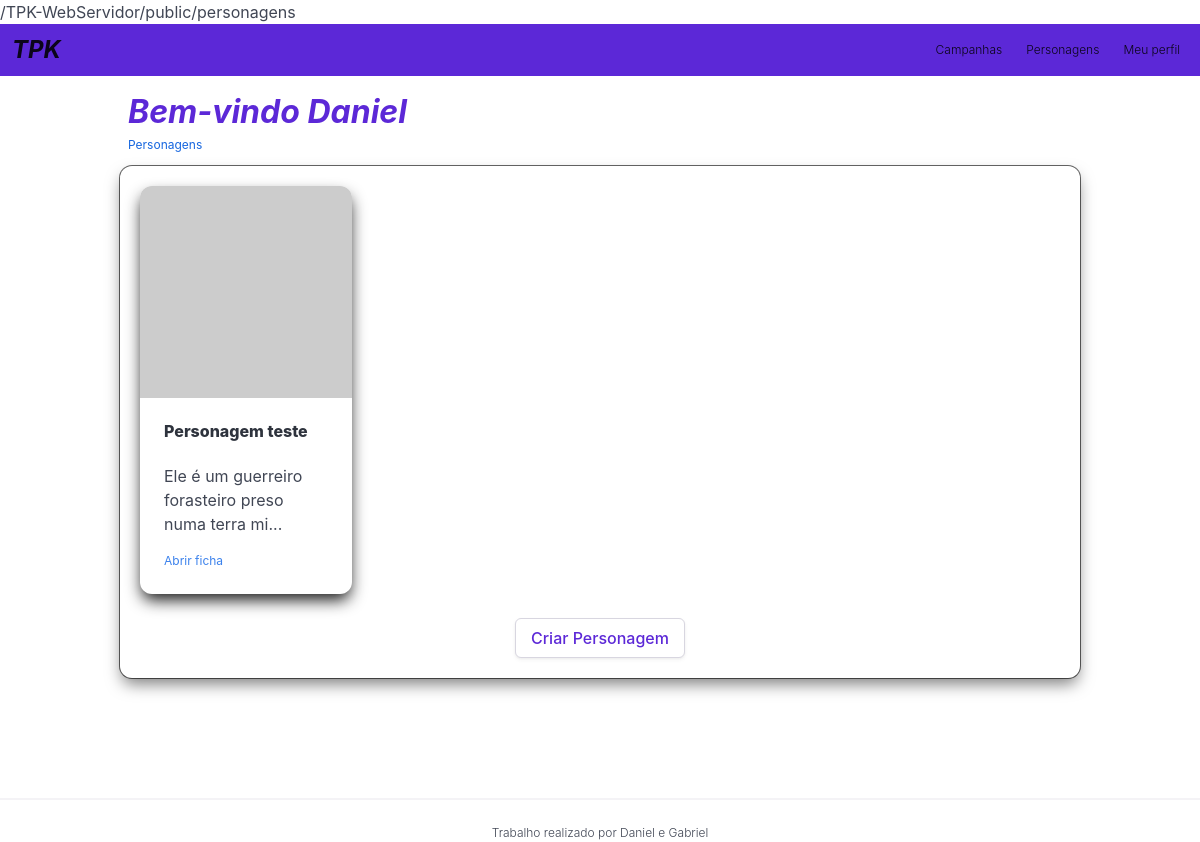
The page /public/personagens (signed in) on the database its author committed.
### tables this page shows
CREATE TABLE `personagem` (
  `id` int(11) NOT NULL,
  `nome` varchar(100) DEFAULT NULL,
  `classe` varchar(100) DEFAULT NULL,
  `subclasse` varchar(100) DEFAULT NULL,
  `historia` varchar(100) DEFAULT NULL,
  `level` int(11) DEFAULT NULL,
  `forca` int(11) DEFAULT NULL,
  `destreza` int(11) DEFAULT NULL,
  `constituicao` int(11) DEFAULT NULL,
  `inteligencia` int(11) DEFAULT NULL,
  `sabedoria` int(11) DEFAULT NULL,
  `carisma` int(11) DEFAULT NULL,
  `vida` int(11) DEFAULT NULL,
  `armadura` int(11) DEFAULT NULL,
  `velocidade` varchar(20) DEFAULT NULL,
  `usuario_id` int(11) DEFAULT NULL,
  `campanha_id` int(11) DEFAULT NULL
);

### src/Controllers/controllerPersonagens.php (called while the page is built, shortened)
<?php
$usuario = $_SESSION['infoUser'];
try {
    $bd = Conexao::get();
    $query = $bd->prepare("
        SELECT *
        FROM personagem
        WHERE usuario_id = :usuario_id
    ");
    $query->bindValue(':usuario_id', $usuario['id']);
    $query->execute();
    $personagens = $query->fetchAll(PDO::FETCH_ASSOC);
} catch (PDOException $e) {
    die("Erro no banco: " . $e->getMessage());
}
include __DIR__ . "/../../resources/Templates/header.php";
include __DIR__ . "/../../resources/Views/viewPersonagens.php";
include __DIR__ . "/../../resources/Templates/footer.php";

### resources/Templates/cardPersonagem.php (the view)
<?php
$cardData = array(
    'nome'=> $personagem['nome'],
    'descricao'=> $personagem['historia'],
);
?>
<div class="card">
    <div class="card-image">
        <figure class="image is-1by1">
            <img src="https://placehold.co/300x300" alt="Imagem personagem"/>
        </figure>
    </div>
    <div class="card-content">
        <div class="media">
            <div class="media-content">
                <p class="title is-6"><?= $cardData['nome'] ?></p>
            </div>
        </div>
        <div class="content">
            <?php
                $texto = $cardData['descricao'];
            ?>
            <p><?= strlen($texto) > 50 ? substr($texto, 0, 50) . '...' : $texto ?></p>
            <a href="<?= BASE_URL ?>/ficha?idP=<?= $personagem['id'] ?>"
               class="is-size-7">
                Abrir ficha
            </a>
        </div>
    </div>
</div>

### resources/Views/viewPersonagens.php
<section class="container">
    <div class="container">
        <div class="is-primary">
            <h1 class="is-size-3 is-italic has-text-weight-bold has-text-primary mt-3 mx-2">
                Bem-vindo <?= $_SESSION['infoUser']['nome'] ?>
            </h1>
            <div class="mb-3 mx-2">
                <nav class="breadcrumb has-bullet-separator">
                    <ul>
                        <li class="is-active is-size-7 has-text-primary">
                            <a href="#">
                                Personagens
                            </a>
                        </li>
                    </ul>
                </nav>
            </div>
        </div>
        <div class="box">
            <div class="container">
                <div class="columns is-multiline">
                    <?php foreach ($personagens as $personagem): ?>
                        <div class="column is-3">
                            <?php include(__DIR__ . "/../Templates/cardPersonagem.php"); ?>
                        </div>
                    <?php endforeach; ?>
                    <div class="column is-12">
                        <div class="content has-text-centered">
                            <a
                                href="<?= BASE_URL ?>/criarPersonagem"
                                class="button has-text-primary"
                            >
                                Criar Personagem
                            </a>
                        </div>
                    </div>
                </div>
            </div>
        </div>
    </div>
</section>

### public/CSS/style.css (style rules this page uses)
body { height: 100%; min-height: 100vh; }
.box { --bulma-box-shadow: 0 .5em 1em -0.125em hsla(0deg,0%,0%,0.5),0 0px 0 1px hsla(0deg,0%,0%,.6); }
.card { --bulma-card-shadow: 0 0.5em 1em -0.125em hsla(0deg,0%,0%,0.9),0 0px 0 1px hsla(0deg,0%,100%,0.02); }

### rows shown on the page
personagem: nome "Personagem teste", substr($texto, 0, 50) "Ele é um guerreiro forasteiro preso numa terra mi"

### other values the page prints
$_SESSION['infoUser']['nome'] "Daniel"
